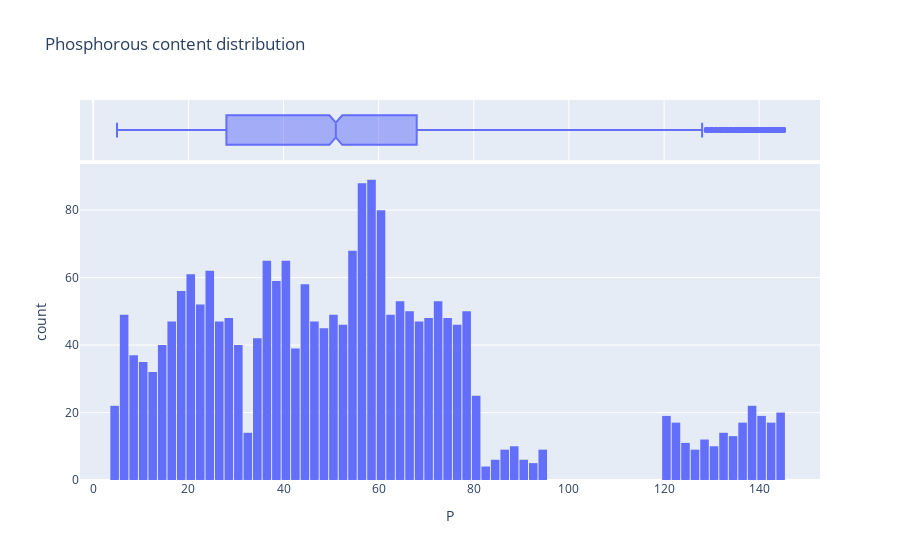

Notebook cell for this chart:
### Code cell
fig = px.histogram(raw_df , x='P',nbins=140,marginal='box',title='Phosphorous content distribution')
fig.update_layout(bargap=0.1)
fig.show()

### Figure 1 — Plotly figure (JSON) as saved in the notebook; plotly's stock layout.template omitted (floating-point values rounded to 4 significant figures; data arrays with more than 128 entries replaced by an {"elided": "..."} marker saying what was removed)
{"data": [{"bingroup": "x", "hovertemplate": "P=%{x}<br>count=%{y}<extra></extra>", "legendgroup": "", "marker": {"color": "#636efa", "pattern": {"shape": ""}}, "name": "", "nbinsx": 140, "orientation": "v", "showlegend": false, "type": "histogram", "x": {"elided": "2200 int values"}, "xaxis": "x", "yaxis": "y"}, {"hovertemplate": "P=%{x}<extra></extra>", "legendgroup": "", "marker": {"color": "#636efa"}, "name": "", "notched": true, "showlegend": false, "type": "box", "x": {"elided": "2200 int values"}, "xaxis": "x2", "yaxis": "y2"}], "layout": {"bargap": 0.1, "barmode": "relative", "legend": {"tracegroupgap": 0}, "title": {"text": "Phosphorous content distribution"}, "xaxis": {"anchor": "y", "domain": [0, 1], "title": {"text": "P"}}, "xaxis2": {"anchor": "y2", "domain": [0, 1], "matches": "x", "showgrid": true, "showticklabels": false}, "yaxis": {"anchor": "x", "domain": [0, 0.8316], "title": {"text": "count"}}, "yaxis2": {"anchor": "x2", "domain": [0.8416, 1], "matches": "y2", "showgrid": false, "showline": false, "showticklabels": false, "ticks": ""}}}
